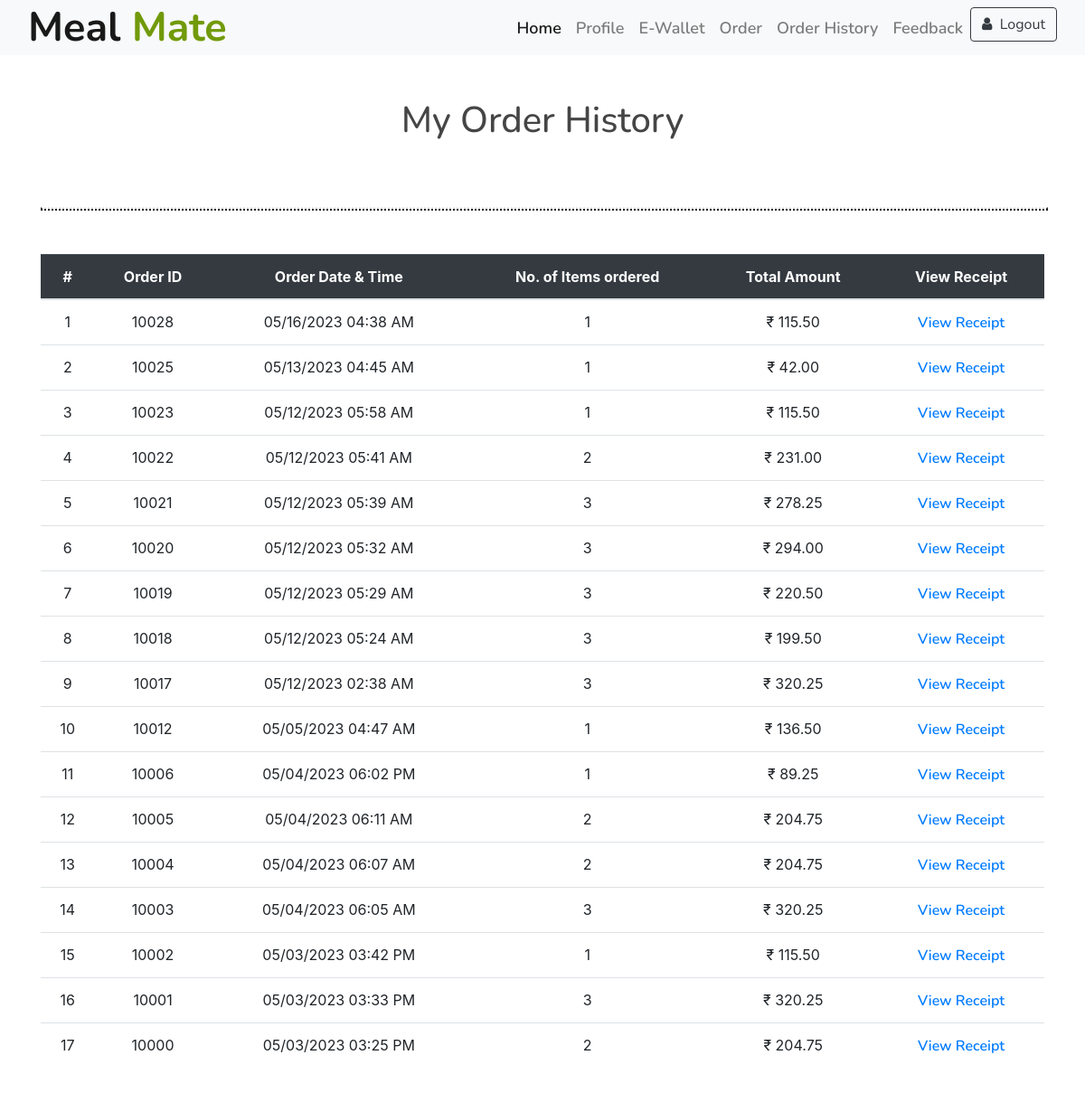
Screenshot of /order_history_student/ (signed in) with the database file from the repository.
### accounts/models.py (models this page shows, shortened)
class Order(models.Model):
    orderid = models.AutoField(primary_key=True)
    studentid = models.ForeignKey(Student, on_delete=models.CASCADE)
    order_time = models.DateTimeField()
    ORDER_MODE_CHOICES = [('online', 'Online'), ('offline', 'Offline')]
    order_mode = models.CharField(max_length=7, choices=ORDER_MODE_CHOICES)
    item1 = models.ForeignKey(MenuItem, on_delete=models.CASCADE, related_name='orders_item1', null=True, blank=True)
    item2 = models.ForeignKey(MenuItem, on_delete=models.CASCADE, related_name='orders_item2', null=True, blank=True)
    item3 = models.ForeignKey(MenuItem, on_delete=models.CASCADE, related_name='orders_item3', null=True, blank=True)
    item4 = models.ForeignKey(MenuItem, on_delete=models.CASCADE, related_name='orders_item4', null=True, blank=True)
    item5 = models.ForeignKey(MenuItem, on_delete=models.CASCADE, related_name='orders_item5', null=True, blank=True)
    total_amount = models.DecimalField(max_digits=6, decimal_places=2)

### accounts/views.py (the view)
# urls.py: path('order_history_student/', views.order_history_student, name='order_history_student'),
def order_history_student(request):
    user_id = request.session.get('studentid')
    student = Student.objects.get(studentid=user_id)
    orders = Order.objects.filter(studentid=student).order_by('-order_time')
    for order in orders:
        items = [order.item1, order.item2, order.item3, order.item4, order.item5]
        order.num_items = sum(1 for item in items if item is not None)
    context = {'orders': orders}
    return render(request, 'order_history_student.html', context)

### templates/order_history_student.html (shortened to what this page needs)
{%load static%}
<!DOCTYPE html>
<html lang="en">
<head>
  <link href="https://cdn.jsdelivr.net/npm/bootstrap-icons@1.5.0/font/bootstrap-icons.css" rel="stylesheet">
  <link href="https://stackpath.bootstrapcdn.com/bootstrap/4.4.1/css/bootstrap.min.css" rel="stylesheet">
  <link href="https://cdnjs.cloudflare.com/ajax/libs/font-awesome/5.10.0/css/all.min.css" rel="stylesheet">
  <link href="{% static 'lib/animate/animate.min.css'%}" rel="stylesheet">
  <link href="{% static 'lib/owlcarousel/assets/owl.carousel.min.css'%}" rel="stylesheet">
  <link href="{% static 'lib/flaticon/font/flaticon.css'%}" rel="stylesheet">
  <link href="{% static 'lib/tempusdominus/css/tempusdominus-bootstrap-4.min.css'%}" rel="stylesheet" />
  <link href="{% static 'css/style.css'%}" rel="stylesheet">
  <link rel="stylesheet" type="text/css"
    href="https://stackpath.bootstrapcdn.com/bootstrap/4.3.1/css/bootstrap.min.css">
  <link rel="stylesheet" href="https://stackpath.bootstrapcdn.com/font-awesome/4.7.0/css/font-awesome.min.css">
</head>
<body>
  <div class="navbar navbar-expand-lg bg-light navbar-light">
    <div class="container-fluid">
      <a href="#" class="navbar-brand">Meal <span>Mate</span></a>
      <div class="collapse navbar-collapse justify-content-between" id="navbarCollapse">
        <div class="navbar-nav ml-auto">
          <a href="{% url 'index' %}" class="nav-item nav-link active">Home</a>
          <a href="{% url 'profile' %}" class="nav-item nav-link">Profile</a>
          <a href="{% url 'ewallet'%}" class="nav-item nav-link">E-Wallet</a>
          <a href="{% url 'menushowstudent' %}" class="nav-item nav-link">Order</a>
          <a href="{% url 'order_history_student' %}" class="nav-item nav-link">Order History</a>
          <a href="{% url 'feedbackmenu' %}" class="nav-item nav-link">Feedback</a>
          <a href="{% url 'login' %}">
            <button type="button" class="btn btn-outline-dark">
              <i class="fa fa-user mr-1" aria-hidden="true"></i> Logout
            </button></a>
        </div>
      </div>
    </div>
  </div>
  <div class="container py-5">
    <div class="row">
      <div class="col-lg-10 mx-auto col-12 text-center mb-3">
        <h1 class="mt-0 text-black">My Order History</h1>
      </div>
    </div>
    <table class="table">
      <hr class="accent my-5" style="border-width: 2px; border-style: dotted; width: 100%;">
        <thead class="table-dark">
            <tr>
                <th class="text-center">#</th>
                <th class="text-center">Order ID</th>
                <th class="text-center">Order Date & Time</th>
                <th class="text-center">No. of Items ordered</th>
                <th class="text-center">Total Amount</th>
                <th class="text-center">View Receipt</th>
            </tr>
        </thead>
        <tbody>
            {% for order in orders %}
            <tr>
                <td class="text-center">{{ forloop.counter }}</td>
                <td class="text-center">{{ order.orderid }}</td>
                <td class="text-center">{{ order.order_time|date:"m/d/Y h:i A" }}</td>
                <td class="text-center">{{ order.num_items }}</td>
                <td class="text-center">₹ {{ order.total_amount }}</td>
                <td class="text-center"><a href="{% url 'receipt' order.orderid %}" target="blank">View Receipt</a></td>
            </tr>
            {% endfor %}
        </tbody>
    </table>
  </div>
</body>
</html>

### static/css/style.css (style rules this page uses)
body { color: #757575; background: #ffffff; font-family: 'open sans', sans-serif; }
h1, h2, h3, h4, h5, h6 { color: #454545; font-family: 'Nunito', sans-serif; }
a { font-family: 'Nunito', sans-serif; font-weight: 600; color: #fbaf32; transition: .3s; }
.container-fluid { max-width: 1366px; }
.navbar { position: relative; transition: .5s; z-index: 999; }
.navbar .navbar-brand { margin: 0; color: #fbaf32; font-size: 45px; line-height: 0px; font-weight: 700; font-family: 'Nunito', sans-serif; transition: .5s; }
.navbar .navbar-brand span { color: #719a0a; }
@media (min-width: 992px) { .navbar { position: absolute; width: 100%; padding: 30px 60px; background: transparent !important; z-index: 9; } }
@media (min-width: 992px) { .navbar .navbar-brand { color: #fbaf32; } }
@media (min-width: 992px) { .navbar-light .navbar-nav .nav-link, .navbar-light .navbar-nav .nav-link:focus { padding: 10px 10px 8px 10px; font-family: 'Nunito', sans-serif; color: #ffffff; font-size: 18px; font-weight: 600; } }
@media (min-width: 992px) { .navbar-light .navbar-nav .nav-link:hover, .navbar-light .navbar-nav .nav-link.active { color: #fbaf32; } }

### rows the page displays
Order: orderid "10028", order_time "05/16/2023 04:38 AM", num_items "1", total_amount "115.50"
Order: orderid "10025", order_time "05/13/2023 04:45 AM", num_items "1", total_amount "42.00"
Order: orderid "10023", order_time "05/12/2023 05:58 AM", num_items "1", total_amount "115.50"
Order: orderid "10022", order_time "05/12/2023 05:41 AM", num_items "2", total_amount "231.00"
Order: orderid "10021", order_time "05/12/2023 05:39 AM", num_items "3", total_amount "278.25"
Order: orderid "10020", order_time "05/12/2023 05:32 AM", num_items "3", total_amount "294.00"
Order: orderid "10019", order_time "05/12/2023 05:29 AM", num_items "3", total_amount "220.50"
Order: orderid "10018", order_time "05/12/2023 05:24 AM", num_items "3", total_amount "199.50"
Order: orderid "10017", order_time "05/12/2023 02:38 AM", num_items "3", total_amount "320.25"
Order: orderid "10012", order_time "05/05/2023 04:47 AM", num_items "1", total_amount "136.50"
Order: orderid "10006", order_time "05/04/2023 06:02 PM", num_items "1", total_amount "89.25"
Order: orderid "10005", order_time "05/04/2023 06:11 AM", num_items "2", total_amount "204.75"
Order: orderid "10004", order_time "05/04/2023 06:07 AM", num_items "2", total_amount "204.75"
Order: orderid "10003", order_time "05/04/2023 06:05 AM", num_items "3", total_amount "320.25"
Order: orderid "10002", order_time "05/03/2023 03:42 PM", num_items "1", total_amount "115.50"
Order: orderid "10001", order_time "05/03/2023 03:33 PM", num_items "3", total_amount "320.25"
Order: orderid "10000", order_time "05/03/2023 03:25 PM", num_items "2", total_amount "204.75"
